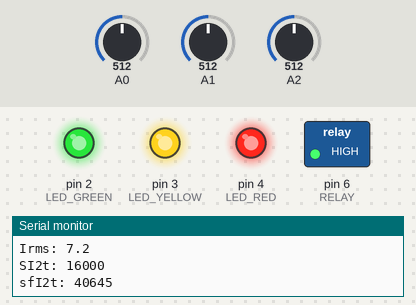
The sketch below on a simulated Arduino Uno, built with avr-gcc and run on an emulated ATmega328P. Parts: switched loads named in the sketch (green lamp = pin HIGH), output pins drawn as LEDs (lit = HIGH), the last lines printed to the serial monitor. The test bench sets the inputs (shaded band); at power-on: A2 = 512, A1 = 512, A0 = 512.

Above: at 1.2 s.
1.3 s: A2 set to 345
2.8 s: A2 set to 316
At 3.7 s:
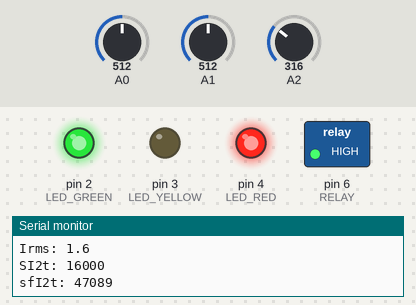
4.3 s: A2 set to 296
At 5.6 s:
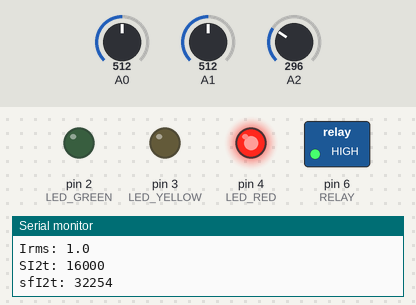
5.9 s: A1 set to 633
8.9 s: A1 set to 650
At 9.7 s:
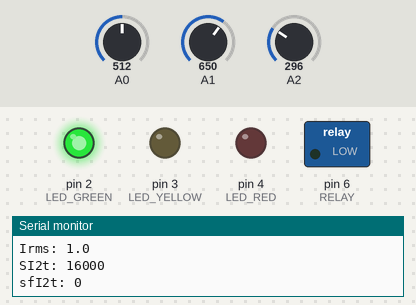
10.4 s: A1 set to 900
At 11.4 s:
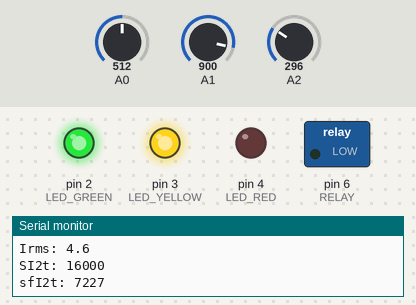
Timing chart, 0 to 13.4 s (numbered marks = the images above; inputs shaded):
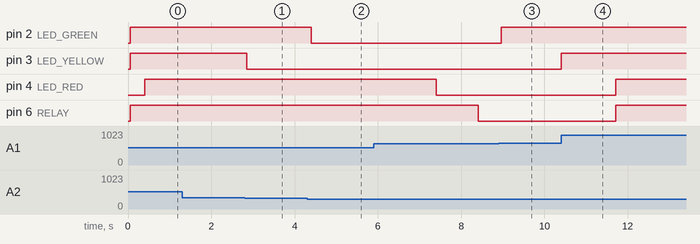

The sketch:

acs712_i2t.ino
```cpp
/*
 * I2t AC overload protection with ACS712
 *
 */

#define RMS_FACTOR      0.707106
#define RMS_WINDOW      50  // ms
#define AVERAGE_SAMPLES 5.0
#define SENSITIVITY     0.120 // mv/A
#define SENSOR_BIAS     0.25  // A
#define I_NOMINAL       3.0 // A
#define I_OVER          5.0 // A
#define T_OVER          1000 // ms
#define S_I2T           ((I_OVER * I_OVER - I_NOMINAL * I_NOMINAL) * T_OVER) // A^2ms
#define TRIP_DURATION   1000 // ms
#define LED_GREEN       2
#define LED_YELLOW      3
#define LED_RED         4
#define RELAY           6


float Iavg = 0;
float Irms = 0;


void updateMovingAverage(float fValue) {
  static boolean sbInitialized = false;

  if (!sbInitialized) {
    Iavg = fValue;
    sbInitialized = true;
  }

  Iavg = ((AVERAGE_SAMPLES - 1.0) * Iavg + fValue) / AVERAGE_SAMPLES;
}


float measure() {
  int iRefGnd = analogRead(A0);
  int iRefVcc = analogRead(A1);
  int iSense  = analogRead(A2);

  float fVcc = (iRefVcc + 0.5) * 5.0 / 1024.0;
  float fSense = (iSense + 0.5) * 5.0 / 1024.0;

  return (fSense - fVcc / 2.0) / SENSITIVITY - SENSOR_BIAS;
}


void setup() {
  pinMode(LED_GREEN, OUTPUT);
  pinMode(LED_YELLOW, OUTPUT);
  pinMode(LED_RED, OUTPUT);
  pinMode(RELAY, OUTPUT);
  Serial.begin(9600);
}


void loop() {
  static float sfImax = 0;
  static float sfLastImax = 0;
  static float sfI2t = 0;
  static unsigned long sulLastMillis = millis();
  static unsigned long sulTripStart = 0;
  //static unsigned long sulPreviousMillis = 0;

  float fI, fI2t;
  boolean bTrip, bPower;
  unsigned long ulCurrentMillis = millis();
  unsigned long ulDt = ulCurrentMillis - sulLastMillis;

  fI = measure();
  fI = abs(fI);
  updateMovingAverage(fI);

  if (Iavg > sfImax) {
    sfImax = Iavg;
  }

  // debug only
  if (ulCurrentMillis % 500 == 0) {
    Serial.print("Irms: ");
    Serial.println(Irms, 1);
    Serial.print("SI2t: ");
    Serial.println(S_I2T, 0);
    Serial.print("sfI2t: ");
    Serial.println(sfI2t, 0);
    Serial.println();
  }

  if (ulDt < RMS_WINDOW) return;

  sulLastMillis = ulCurrentMillis;
  sfLastImax = sfImax;
  sfImax = 0;
  Irms = sfLastImax * RMS_FACTOR;

  fI2t = (Irms * Irms - I_NOMINAL * I_NOMINAL) * (float)ulDt;
  sfI2t += fI2t;
  if (sfI2t < 0) sfI2t = 0;

  bTrip = sfI2t > S_I2T;

  if (bTrip) {
    sulTripStart = ulCurrentMillis;
    bPower = false;
  } else {
    if (ulCurrentMillis - sulTripStart > TRIP_DURATION) {
      bPower = true;
      sulTripStart = 0;
    }
  }

  digitalWrite(RELAY, bPower ? LOW : HIGH);
  digitalWrite(LED_GREEN, Irms > 1.0 ? HIGH : LOW);
  digitalWrite(LED_YELLOW, Irms > 2.0 ? HIGH : LOW);
  digitalWrite(LED_RED, bTrip ? HIGH : LOW);
}
```

Measured:
- the behaviour switches between 332 and 331 on A2 (found by bisection; images 0 and 1)
- the behaviour switches between 297 and 296 on A2 (found by bisection; images 1 and 2)
- the behaviour switches between 649 and 650 on A1 (found by bisection; images 2 and 3)
- after the input at 2.8 s, pin 3 (LED_YELLOW): HIGH → LOW after 0.05 s
- after the input at 4.3 s, pin 2 (LED_GREEN): HIGH → LOW after 0.11 s
- after the input at 8.9 s, pin 2 (LED_GREEN): LOW → HIGH after 0.06 s
- after the input at 10.4 s, pin 3 (LED_YELLOW): LOW → HIGH at once; pin 4 (LED_RED), pin 6 (RELAY): LOW → HIGH after 1.3 s
